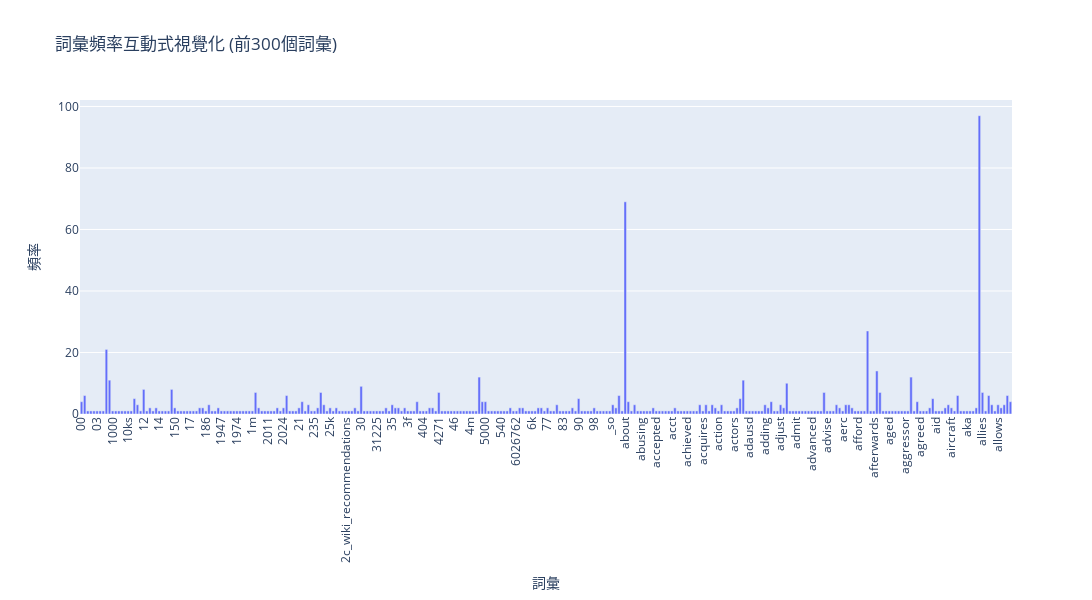

Notebook source saved alongside this figure:
### Code cell
import plotly.express as px
import plotly.graph_objects as go

# 準備資料供plotly使用
df_terms = pd.DataFrame({
    'terms': count_vect.get_feature_names_out()[:300],
    'frequency': term_frequencies[:300]
})

# 建立互動式長條圖
fig = px.bar(df_terms, 
             x='terms', 
             y='frequency',
             title='詞彙頻率互動式視覺化 (前300個詞彙)',
             labels={'terms': '詞彙', 'frequency': '頻率'},
             hover_data={'frequency': True})

# 調整圖表樣式
fig.update_layout(
    width=1200,
    height=600,
    xaxis_tickangle=-90,
    showlegend=False
)

# 顯示圖表
fig.show()

### Figure 1 — Plotly figure (JSON) as saved in the notebook; plotly's stock layout.template omitted (floating-point values rounded to 4 significant figures; data arrays with more than 128 entries replaced by an {"elided": "..."} marker saying what was removed)
{"data": [{"hovertemplate": "詞彙=%{x}<br>頻率=%{y}<extra></extra>", "legendgroup": "", "marker": {"color": "#636efa", "pattern": {"shape": ""}}, "name": "", "orientation": "v", "showlegend": false, "textposition": "auto", "type": "bar", "x": {"elided": "300 str values"}, "xaxis": "x", "y": {"elided": "300 int values"}, "yaxis": "y"}], "layout": {"barmode": "relative", "height": 600, "legend": {"tracegroupgap": 0}, "showlegend": false, "title": {"text": "詞彙頻率互動式視覺化 (前300個詞彙)"}, "width": 1200, "xaxis": {"anchor": "y", "domain": [0, 1], "tickangle": -90, "title": {"text": "詞彙"}}, "yaxis": {"anchor": "x", "domain": [0, 1], "title": {"text": "頻率"}}}}
